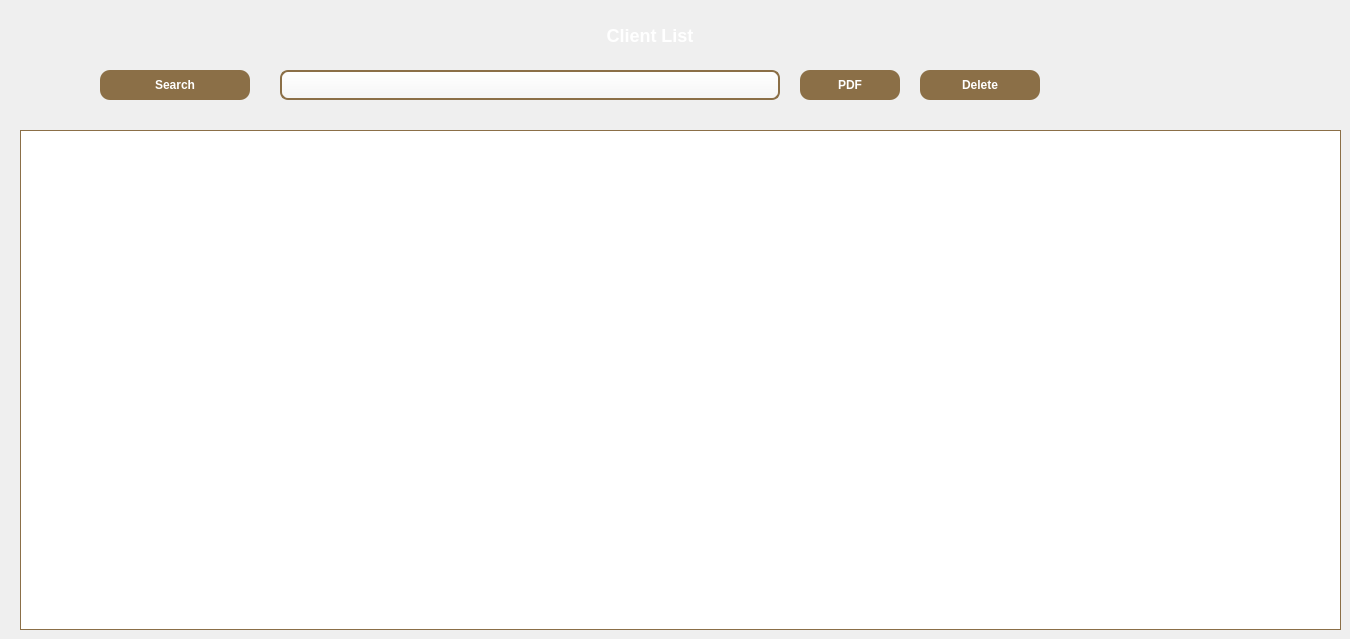
   <widget class="QWidget" name="tab_view">
    <property name="styleSheet">
     <string notr="true">
         QLineEdit {
             background: qlineargradient(x1:0, y1:0, x2:0, y2:1, stop:0 #FFFFFF, stop:1 #F5F5F5);
             border: 2px solid #8B6F47;
             border-radius: 8px;
             padding: 3px 12px;
             font-size: 14px;
             color: #333;
             selection-background-color: #8B6F47;
             selection-color: white;
         }
         QLineEdit:hover {
             border: 2px solid #A0825A;
             background: qlineargradient(x1:0, y1:0, x2:0, y2:1, stop:0 #FFFFFF, stop:1 #FAFAFA);
         }
         QLineEdit:focus {
             border: 2px solid #8B4513; 
             background: #FFFAF0;
         }
      </string>
    </property>
    <attribute name="title">
     <string>View Clients</string>
    </attribute>
    <widget class="QLabel" name="label_titre_liste">
     <property name="geometry">
      <rect>
       <x>500</x>
       <y>20</y>
       <width>300</width>
       <height>30</height>
      </rect>
     </property>
     <property name="styleSheet">
      <string notr="true">font-size: 18px; font-weight: bold; color: white;
</string>
     </property>
     <property name="text">
      <string>Client List</string>
     </property>
     <property name="alignment">
      <set>Qt::AlignmentFlag::AlignCenter</set>
     </property>
    </widget>
    <widget class="QPushButton" name="btn_search">
     <property name="geometry">
      <rect>
       <x>100</x>
       <y>70</y>
       <width>150</width>
       <height>30</height>
      </rect>
     </property>
     <property name="styleSheet">
      <string notr="true">QPushButton { background-color: #8B6F47; border-radius: 10px; color: white; font-weight: bold; } QPushButton:hover { background-color: #FFF; border: 2px solid #8B6F47; color: #8B6F47; }
</string>
     </property>
     <property name="text">
      <string>Search</string>
     </property>
    </widget>
    <widget class="QLineEdit" name="le_recherche">
     <property name="geometry">
      <rect>
       <x>280</x>
       <y>70</y>
       <width>500</width>
       <height>30</height>
      </rect>
     </property>
     <property name="styleSheet">
      <string notr="true"/>
     </property>
    </widget>
    <widget class="QTableView" name="tableView">
     <property name="geometry">
      <rect>
       <x>20</x>
       <y>130</y>
       <width>1321</width>
       <height>500</height>
      </rect>
     </property>
     <property name="styleSheet">
      <string notr="true">
       QHeaderView::section { background-color: #8B6F47; color: white; font-weight: bold; border: none; padding: 5px; }
       QTableView { border: 1px solid #8B6F47; selection-background-color: #E0E0E0; selection-color: white; }
      </string>
     </property>
    </widget>
    <widget class="QPushButton" name="btn_pdf">
     <property name="geometry">
      <rect>
       <x>800</x>
       <y>70</y>
       <width>100</width>
       <height>30</height>
      </rect>
     </property>
     <property name="styleSheet">
      <string notr="true">QPushButton { background-color: #8B6F47; border-radius: 10px; color: white; font-weight: bold; } QPushButton:hover { background-color: #FFF; border: 2px solid #8B6F47; color: #8B6F47; }
</string>
     </property>
     <property name="text">
      <string>PDF</string>
     </property>
    </widget>
    <widget class="QPushButton" name="btn_delete">
     <property name="geometry">
      <rect>
       <x>920</x>
       <y>70</y>
       <width>120</width>
       <height>30</height>
      </rect>
     </property>
     <property name="styleSheet">
      <string notr="true">QPushButton { background-color: #8B6F47; border-radius: 10px; color: white; font-weight: bold; } QPushButton:hover { background-color: #FFF; border: 2px solid #8B6F47; color: #8B6F47; }
</string>
     </property>
     <property name="text">
      <string>Delete</string>
     </property>
     <property name="icon">
      <iconset resource="resources.qrc">
       <normaloff>:/assets/delete.png</normaloff>:/assets/delete.png</iconset>
     </property>
     <property name="iconSize">
      <size>
       <width>24</width>
       <height>24</height>
      </size>
     </property>
    </widget>
   </widget>
